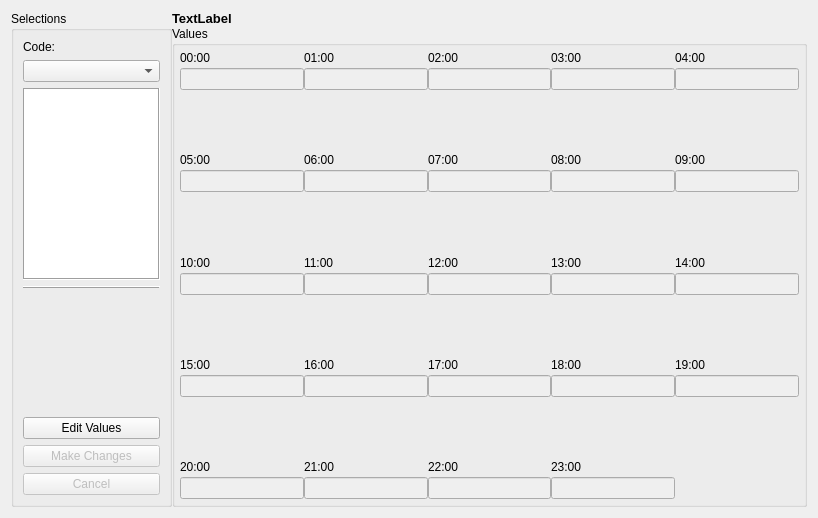
<?xml version="1.0" encoding="UTF-8"?>
<ui version="4.0">
 <class>Form</class>
 <widget class="QWidget" name="Form">
  <property name="geometry">
   <rect>
    <x>0</x>
    <y>0</y>
    <width>818</width>
    <height>518</height>
   </rect>
  </property>
  <property name="windowTitle">
   <string>Form</string>
  </property>
  <layout class="QHBoxLayout" name="horizontalLayout">
   <property name="spacing">
    <number>0</number>
   </property>
   <item>
    <widget class="QGroupBox" name="groupBox">
     <property name="minimumSize">
      <size>
       <width>161</width>
       <height>0</height>
      </size>
     </property>
     <property name="maximumSize">
      <size>
       <width>161</width>
       <height>16777215</height>
      </size>
     </property>
     <property name="title">
      <string>Selections</string>
     </property>
     <property name="flat">
      <bool>false</bool>
     </property>
     <layout class="QVBoxLayout" name="verticalLayout_25">
      <item>
       <widget class="QLabel" name="label">
        <property name="text">
         <string>Code:</string>
        </property>
       </widget>
      </item>
      <item>
       <widget class="QComboBox" name="comboBox"/>
      </item>
      <item>
       <widget class="QTextBrowser" name="exp_label">
        <property name="enabled">
         <bool>true</bool>
        </property>
        <property name="frameShape">
         <enum>QFrame::Box</enum>
        </property>
       </widget>
      </item>
      <item>
       <widget class="Line" name="line">
        <property name="frameShadow">
         <enum>QFrame::Raised</enum>
        </property>
        <property name="orientation">
         <enum>Qt::Horizontal</enum>
        </property>
       </widget>
      </item>
      <item>
       <widget class="QLabel" name="Image">
        <property name="text">
         <string/>
        </property>
       </widget>
      </item>
      <item>
       <spacer name="verticalSpacer_4">
        <property name="orientation">
         <enum>Qt::Vertical</enum>
        </property>
        <property name="sizeHint" stdset="0">
         <size>
          <width>20</width>
          <height>40</height>
         </size>
        </property>
       </spacer>
      </item>
      <item>
       <widget class="QPushButton" name="editButton">
        <property name="text">
         <string>Edit Values</string>
        </property>
       </widget>
      </item>
      <item>
       <widget class="QPushButton" name="changeButton">
        <property name="enabled">
         <bool>false</bool>
        </property>
        <property name="text">
         <string>Make Changes</string>
        </property>
       </widget>
      </item>
      <item>
       <widget class="QPushButton" name="cancelButton">
        <property name="enabled">
         <bool>false</bool>
        </property>
        <property name="text">
         <string>Cancel</string>
        </property>
       </widget>
      </item>
     </layout>
    </widget>
   </item>
   <item>
    <layout class="QGridLayout" name="gridLayout_2">
     <item row="1" column="0">
      <widget class="QGroupBox" name="groupBox2">
       <property name="title">
        <string>Values</string>
       </property>
       <property name="flat">
        <bool>false</bool>
       </property>
       <property name="checkable">
        <bool>false</bool>
       </property>
       <layout class="QGridLayout" name="gridLayout">
        <property name="margin">
         <number>5</number>
        </property>
        <property name="spacing">
         <number>0</number>
        </property>
        <item row="6" column="2">
         <layout class="QVBoxLayout" name="verticalLayout_12">
          <property name="spacing">
           <number>3</number>
          </property>
          <property name="rightMargin">
           <number>0</number>
          </property>
          <item>
           <widget class="QLabel" name="label_19">
            <property name="text">
             <string>11:00</string>
            </property>
           </widget>
          </item>
          <item>
           <widget class="QLineEdit" name="lineEdit_12">
            <property name="enabled">
             <bool>false</bool>
            </property>
            <property name="maximumSize">
             <size>
              <width>16777215</width>
              <height>16777215</height>
             </size>
            </property>
           </widget>
          </item>
         </layout>
        </item>
        <item row="8" column="0" colspan="2">
         <layout class="QVBoxLayout" name="verticalLayout_16">
          <property name="spacing">
           <number>3</number>
          </property>
          <property name="rightMargin">
           <number>0</number>
          </property>
          <item>
           <widget class="QLabel" name="label_12">
            <property name="text">
             <string>15:00</string>
            </property>
           </widget>
          </item>
          <item>
           <widget class="QLineEdit" name="lineEdit_16">
            <property name="enabled">
             <bool>false</bool>
            </property>
            <property name="maximumSize">
             <size>
              <width>16777215</width>
              <height>16777215</height>
             </size>
            </property>
           </widget>
          </item>
         </layout>
        </item>
        <item row="8" column="3">
         <layout class="QVBoxLayout" name="verticalLayout_18">
          <property name="spacing">
           <number>3</number>
          </property>
          <property name="rightMargin">
           <number>0</number>
          </property>
          <item>
           <widget class="QLabel" name="label_24">
            <property name="text">
             <string>17:00</string>
            </property>
           </widget>
          </item>
          <item>
           <widget class="QLineEdit" name="lineEdit_18">
            <property name="enabled">
             <bool>false</bool>
            </property>
            <property name="maximumSize">
             <size>
              <width>16777215</width>
              <height>16777215</height>
             </size>
            </property>
           </widget>
          </item>
         </layout>
        </item>
        <item row="7" column="0">
         <spacer name="verticalSpacer_2">
          <property name="orientation">
           <enum>Qt::Vertical</enum>
          </property>
          <property name="sizeHint" stdset="0">
           <size>
            <width>20</width>
            <height>40</height>
           </size>
          </property>
         </spacer>
        </item>
        <item row="3" column="0">
         <spacer name="verticalSpacer_6">
          <property name="orientation">
           <enum>Qt::Vertical</enum>
          </property>
          <property name="sizeHint" stdset="0">
           <size>
            <width>20</width>
            <height>40</height>
           </size>
          </property>
         </spacer>
        </item>
        <item row="8" column="2">
         <layout class="QVBoxLayout" name="verticalLayout_17">
          <property name="spacing">
           <number>3</number>
          </property>
          <property name="rightMargin">
           <number>0</number>
          </property>
          <item>
           <widget class="QLabel" name="label_23">
            <property name="text">
             <string>16:00</string>
            </property>
           </widget>
          </item>
          <item>
           <widget class="QLineEdit" name="lineEdit_17">
            <property name="enabled">
             <bool>false</bool>
            </property>
            <property name="maximumSize">
             <size>
              <width>16777215</width>
              <height>16777215</height>
             </size>
            </property>
           </widget>
          </item>
         </layout>
        </item>
        <item row="8" column="5">
         <layout class="QVBoxLayout" name="verticalLayout_20">
          <property name="spacing">
           <number>3</number>
          </property>
          <property name="rightMargin">
           <number>0</number>
          </property>
          <item>
           <widget class="QLabel" name="label_27">
            <property name="text">
             <string>19:00</string>
            </property>
           </widget>
          </item>
          <item>
           <widget class="QLineEdit" name="lineEdit_20">
            <property name="enabled">
             <bool>false</bool>
            </property>
            <property name="maximumSize">
             <size>
              <width>16777215</width>
              <height>16777215</height>
             </size>
            </property>
           </widget>
          </item>
         </layout>
        </item>
        <item row="6" column="5">
         <layout class="QVBoxLayout" name="verticalLayout_15">
          <property name="spacing">
           <number>3</number>
          </property>
          <property name="rightMargin">
           <number>0</number>
          </property>
          <item>
           <widget class="QLabel" name="label_21">
            <property name="text">
             <string>14:00</string>
            </property>
           </widget>
          </item>
          <item>
           <widget class="QLineEdit" name="lineEdit_15">
            <property name="enabled">
             <bool>false</bool>
            </property>
            <property name="maximumSize">
             <size>
              <width>16777215</width>
              <height>16777215</height>
             </size>
            </property>
           </widget>
          </item>
         </layout>
        </item>
        <item row="2" column="1" colspan="2">
         <layout class="QVBoxLayout" name="verticalLayout_2">
          <property name="spacing">
           <number>3</number>
          </property>
          <property name="rightMargin">
           <number>0</number>
          </property>
          <item>
           <widget class="QLabel" name="label_3">
            <property name="text">
             <string>01:00</string>
            </property>
           </widget>
          </item>
          <item>
           <widget class="QLineEdit" name="lineEdit_2">
            <property name="enabled">
             <bool>false</bool>
            </property>
            <property name="maximumSize">
             <size>
              <width>16777215</width>
              <height>16777215</height>
             </size>
            </property>
           </widget>
          </item>
         </layout>
        </item>
        <item row="10" column="2">
         <layout class="QVBoxLayout" name="verticalLayout_22">
          <property name="spacing">
           <number>3</number>
          </property>
          <property name="rightMargin">
           <number>0</number>
          </property>
          <item>
           <widget class="QLabel" name="label_28">
            <property name="text">
             <string>21:00</string>
            </property>
           </widget>
          </item>
          <item>
           <widget class="QLineEdit" name="lineEdit_22">
            <property name="enabled">
             <bool>false</bool>
            </property>
            <property name="maximumSize">
             <size>
              <width>16777215</width>
              <height>16777215</height>
             </size>
            </property>
           </widget>
          </item>
         </layout>
        </item>
        <item row="4" column="5">
         <layout class="QVBoxLayout" name="verticalLayout_10">
          <property name="spacing">
           <number>3</number>
          </property>
          <property name="rightMargin">
           <number>0</number>
          </property>
          <item>
           <widget class="QLabel" name="label_9">
            <property name="text">
             <string>09:00</string>
            </property>
           </widget>
          </item>
          <item>
           <widget class="QLineEdit" name="lineEdit_10">
            <property name="enabled">
             <bool>false</bool>
            </property>
            <property name="maximumSize">
             <size>
              <width>16777215</width>
              <height>16777215</height>
             </size>
            </property>
           </widget>
          </item>
         </layout>
        </item>
        <item row="9" column="0">
         <spacer name="verticalSpacer_3">
          <property name="orientation">
           <enum>Qt::Vertical</enum>
          </property>
          <property name="sizeHint" stdset="0">
           <size>
            <width>20</width>
            <height>40</height>
           </size>
          </property>
         </spacer>
        </item>
        <item row="10" column="0" colspan="2">
         <layout class="QVBoxLayout" name="verticalLayout_21">
          <property name="spacing">
           <number>3</number>
          </property>
          <property name="rightMargin">
           <number>0</number>
          </property>
          <item>
           <widget class="QLabel" name="label_13">
            <property name="text">
             <string>20:00</string>
            </property>
           </widget>
          </item>
          <item>
           <widget class="QLineEdit" name="lineEdit_21">
            <property name="enabled">
             <bool>false</bool>
            </property>
            <property name="maximumSize">
             <size>
              <width>16777215</width>
              <height>16777215</height>
             </size>
            </property>
           </widget>
          </item>
         </layout>
        </item>
        <item row="4" column="2">
         <layout class="QVBoxLayout" name="verticalLayout_7">
          <property name="spacing">
           <number>3</number>
          </property>
          <property name="rightMargin">
           <number>0</number>
          </property>
          <item>
           <widget class="QLabel" name="label_25">
            <property name="text">
             <string>06:00</string>
            </property>
           </widget>
          </item>
          <item>
           <widget class="QLineEdit" name="lineEdit_7">
            <property name="enabled">
             <bool>false</bool>
            </property>
            <property name="maximumSize">
             <size>
              <width>16777215</width>
              <height>16777215</height>
             </size>
            </property>
           </widget>
          </item>
         </layout>
        </item>
        <item row="4" column="0">
         <layout class="QVBoxLayout" name="verticalLayout_6">
          <property name="spacing">
           <number>3</number>
          </property>
          <property name="rightMargin">
           <number>0</number>
          </property>
          <item>
           <widget class="QLabel" name="label_7">
            <property name="text">
             <string>05:00</string>
            </property>
           </widget>
          </item>
          <item>
           <widget class="QLineEdit" name="lineEdit_6">
            <property name="enabled">
             <bool>false</bool>
            </property>
            <property name="maximumSize">
             <size>
              <width>16777215</width>
              <height>16777215</height>
             </size>
            </property>
           </widget>
          </item>
         </layout>
        </item>
        <item row="2" column="0">
         <layout class="QVBoxLayout" name="verticalLayout">
          <property name="spacing">
           <number>3</number>
          </property>
          <property name="rightMargin">
           <number>0</number>
          </property>
          <item>
           <widget class="QLabel" name="label_2">
            <property name="text">
             <string>00:00</string>
            </property>
           </widget>
          </item>
          <item>
           <widget class="QLineEdit" name="lineEdit_1">
            <property name="enabled">
             <bool>false</bool>
            </property>
            <property name="sizePolicy">
             <sizepolicy hsizetype="Expanding" vsizetype="Fixed">
              <horstretch>0</horstretch>
              <verstretch>0</verstretch>
             </sizepolicy>
            </property>
            <property name="maximumSize">
             <size>
              <width>16777215</width>
              <height>16777215</height>
             </size>
            </property>
           </widget>
          </item>
         </layout>
        </item>
        <item row="2" column="4">
         <layout class="QVBoxLayout" name="verticalLayout_4">
          <property name="spacing">
           <number>3</number>
          </property>
          <property name="rightMargin">
           <number>0</number>
          </property>
          <item>
           <widget class="QLabel" name="label_5">
            <property name="text">
             <string>03:00</string>
            </property>
           </widget>
          </item>
          <item>
           <widget class="QLineEdit" name="lineEdit_4">
            <property name="enabled">
             <bool>false</bool>
            </property>
            <property name="maximumSize">
             <size>
              <width>16777215</width>
              <height>16777215</height>
             </size>
            </property>
           </widget>
          </item>
         </layout>
        </item>
        <item row="2" column="3">
         <layout class="QVBoxLayout" name="verticalLayout_3">
          <property name="spacing">
           <number>3</number>
          </property>
          <property name="rightMargin">
           <number>0</number>
          </property>
          <item>
           <widget class="QLabel" name="label_4">
            <property name="text">
             <string>02:00</string>
            </property>
           </widget>
          </item>
          <item>
           <widget class="QLineEdit" name="lineEdit_3">
            <property name="enabled">
             <bool>false</bool>
            </property>
            <property name="maximumSize">
             <size>
              <width>16777215</width>
              <height>16777215</height>
             </size>
            </property>
           </widget>
          </item>
         </layout>
        </item>
        <item row="8" column="4">
         <layout class="QVBoxLayout" name="verticalLayout_19">
          <property name="spacing">
           <number>3</number>
          </property>
          <property name="rightMargin">
           <number>0</number>
          </property>
          <item>
           <widget class="QLabel" name="label_26">
            <property name="text">
             <string>18:00</string>
            </property>
           </widget>
          </item>
          <item>
           <widget class="QLineEdit" name="lineEdit_19">
            <property name="enabled">
             <bool>false</bool>
            </property>
            <property name="maximumSize">
             <size>
              <width>16777215</width>
              <height>16777215</height>
             </size>
            </property>
           </widget>
          </item>
         </layout>
        </item>
        <item row="4" column="3">
         <layout class="QVBoxLayout" name="verticalLayout_8">
          <property name="spacing">
           <number>3</number>
          </property>
          <property name="rightMargin">
           <number>0</number>
          </property>
          <item>
           <widget class="QLabel" name="label_8">
            <property name="text">
             <string>07:00</string>
            </property>
           </widget>
          </item>
          <item>
           <widget class="QLineEdit" name="lineEdit_8">
            <property name="enabled">
             <bool>false</bool>
            </property>
            <property name="maximumSize">
             <size>
              <width>16777215</width>
              <height>16777215</height>
             </size>
            </property>
           </widget>
          </item>
         </layout>
        </item>
        <item row="5" column="0">
         <spacer name="verticalSpacer">
          <property name="orientation">
           <enum>Qt::Vertical</enum>
          </property>
          <property name="sizeHint" stdset="0">
           <size>
            <width>20</width>
            <height>40</height>
           </size>
          </property>
         </spacer>
        </item>
        <item row="6" column="3">
         <layout class="QVBoxLayout" name="verticalLayout_13">
          <property name="spacing">
           <number>3</number>
          </property>
          <property name="rightMargin">
           <number>0</number>
          </property>
          <item>
           <widget class="QLabel" name="label_20">
            <property name="text">
             <string>12:00</string>
            </property>
           </widget>
          </item>
          <item>
           <widget class="QLineEdit" name="lineEdit_13">
            <property name="enabled">
             <bool>false</bool>
            </property>
            <property name="maximumSize">
             <size>
              <width>16777215</width>
              <height>16777215</height>
             </size>
            </property>
           </widget>
          </item>
         </layout>
        </item>
        <item row="6" column="0">
         <layout class="QVBoxLayout" name="verticalLayout_11">
          <property name="spacing">
           <number>3</number>
          </property>
          <property name="rightMargin">
           <number>0</number>
          </property>
          <item>
           <widget class="QLabel" name="label_11">
            <property name="text">
             <string>10:00</string>
            </property>
           </widget>
          </item>
          <item>
           <widget class="QLineEdit" name="lineEdit_11">
            <property name="enabled">
             <bool>false</bool>
            </property>
            <property name="maximumSize">
             <size>
              <width>16777215</width>
              <height>16777215</height>
             </size>
            </property>
           </widget>
          </item>
         </layout>
        </item>
        <item row="6" column="4">
         <layout class="QVBoxLayout" name="verticalLayout_14">
          <property name="spacing">
           <number>3</number>
          </property>
          <property name="rightMargin">
           <number>0</number>
          </property>
          <item>
           <widget class="QLabel" name="label_22">
            <property name="text">
             <string>13:00</string>
            </property>
           </widget>
          </item>
          <item>
           <widget class="QLineEdit" name="lineEdit_14">
            <property name="enabled">
             <bool>false</bool>
            </property>
            <property name="maximumSize">
             <size>
              <width>16777215</width>
              <height>16777215</height>
             </size>
            </property>
           </widget>
          </item>
         </layout>
        </item>
        <item row="10" column="3">
         <layout class="QVBoxLayout" name="verticalLayout_23">
          <property name="spacing">
           <number>3</number>
          </property>
          <property name="rightMargin">
           <number>0</number>
          </property>
          <item>
           <widget class="QLabel" name="label_30">
            <property name="text">
             <string>22:00</string>
            </property>
           </widget>
          </item>
          <item>
           <widget class="QLineEdit" name="lineEdit_23">
            <property name="enabled">
             <bool>false</bool>
            </property>
            <property name="maximumSize">
             <size>
              <width>16777215</width>
              <height>16777215</height>
             </size>
            </property>
           </widget>
          </item>
         </layout>
        </item>
        <item row="2" column="5">
         <layout class="QVBoxLayout" name="verticalLayout_5">
          <property name="spacing">
           <number>3</number>
          </property>
          <property name="rightMargin">
           <number>0</number>
          </property>
          <item>
           <widget class="QLabel" name="label_6">
            <property name="text">
             <string>04:00</string>
            </property>
           </widget>
          </item>
          <item>
           <widget class="QLineEdit" name="lineEdit_5">
            <property name="enabled">
             <bool>false</bool>
            </property>
            <property name="maximumSize">
             <size>
              <width>16777215</width>
              <height>16777215</height>
             </size>
            </property>
           </widget>
          </item>
         </layout>
        </item>
        <item row="4" column="4">
         <layout class="QVBoxLayout" name="verticalLayout_9">
          <property name="spacing">
           <number>3</number>
          </property>
          <property name="rightMargin">
           <number>0</number>
          </property>
          <item>
           <widget class="QLabel" name="label_10">
            <property name="text">
             <string>08:00</string>
            </property>
           </widget>
          </item>
          <item>
           <widget class="QLineEdit" name="lineEdit_9">
            <property name="enabled">
             <bool>false</bool>
            </property>
            <property name="maximumSize">
             <size>
              <width>16777215</width>
              <height>16777215</height>
             </size>
            </property>
           </widget>
          </item>
         </layout>
        </item>
        <item row="10" column="4">
         <layout class="QVBoxLayout" name="verticalLayout_24">
          <property name="spacing">
           <number>3</number>
          </property>
          <property name="rightMargin">
           <number>0</number>
          </property>
          <item>
           <widget class="QLabel" name="label_31">
            <property name="text">
             <string>23:00</string>
            </property>
           </widget>
          </item>
          <item>
           <widget class="QLineEdit" name="lineEdit_24">
            <property name="enabled">
             <bool>false</bool>
            </property>
            <property name="maximumSize">
             <size>
              <width>16777215</width>
              <height>16777215</height>
             </size>
            </property>
           </widget>
          </item>
         </layout>
        </item>
       </layout>
      </widget>
     </item>
     <item row="0" column="0">
      <widget class="QLabel" name="tab_name">
       <property name="font">
        <font>
         <pointsize>10</pointsize>
         <weight>75</weight>
         <bold>true</bold>
        </font>
       </property>
       <property name="text">
        <string>TextLabel</string>
       </property>
      </widget>
     </item>
    </layout>
   </item>
  </layout>
 </widget>
 <resources/>
 <connections/>
</ui>
